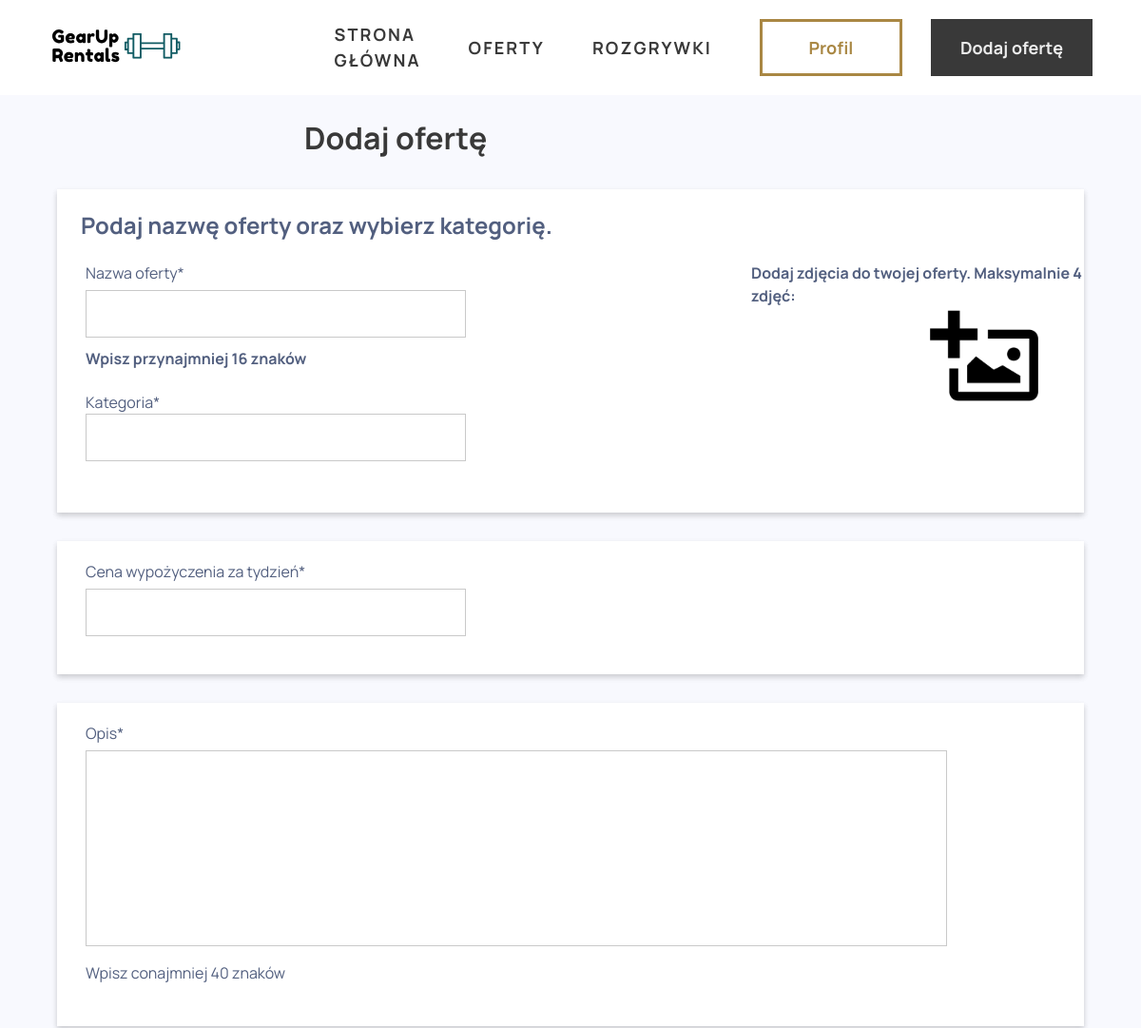
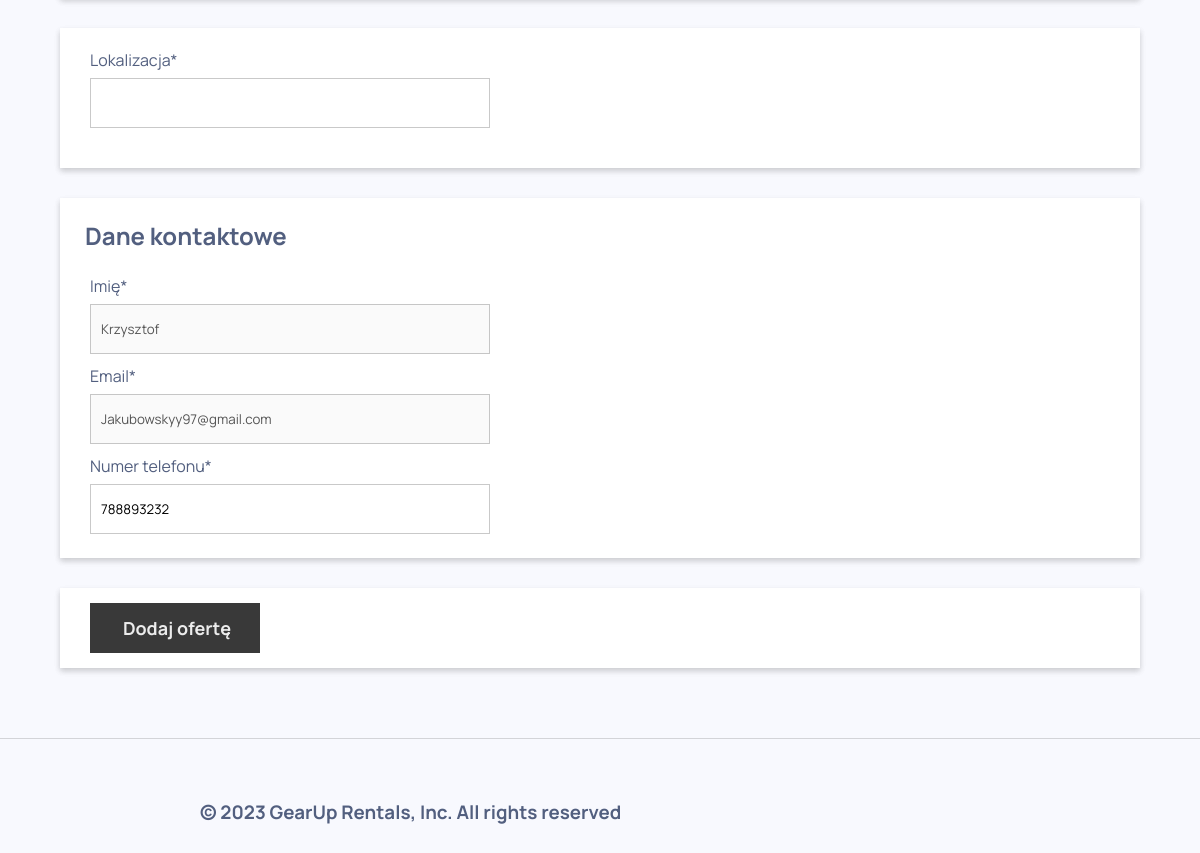
The page /addproduct.php (signed in) on the database its author committed (2 pictures, top to bottom).
### tables this page shows
CREATE TABLE `uzytkownicy` (
  `id` int(11) NOT NULL,
  `nazwa_uzytkownika` varchar(128) NOT NULL,
  `email` varchar(255) NOT NULL,
  `haslo` varchar(128) NOT NULL,
  `profile_pic` varchar(135) DEFAULT NULL,
  `plec` varchar(26) DEFAULT NULL,
  `numer_telefonu` varchar(250) DEFAULT NULL,
  `addressId` int(11) DEFAULT NULL,
  `imie` varchar(255) DEFAULT NULL,
  `nazwisko` varchar(255) DEFAULT NULL,
  `opis` text DEFAULT NULL
);

### Web/functionsinc.php (called while the page is built, shortened)
<?php
function getUserInfo($conn, $userId) {
    $sql = "SELECT * FROM uzytkownicy as u INNER JOIN adresy as a ON u.addressId = a.addressId WHERE u.id = ?";
    $stmt = mysqli_stmt_init($conn);
    if (!mysqli_stmt_prepare($stmt, $sql)) {
        header("Location: ../Web/profile.php?error=stmt_error");
        exit();
    }
    if (!mysqli_stmt_prepare($stmt, $sql)) {
        die("Błąd zapytania SQL: " . mysqli_error($conn));
    }
    mysqli_stmt_bind_param($stmt, "s", $userId);
    mysqli_stmt_execute($stmt);
    $resultData = mysqli_stmt_get_result($stmt);
    if ($row = mysqli_fetch_assoc($resultData)) {
        return $row;
    }
    return false;
}

### Web/addproduct.php (the view, shortened to what this page needs)
<!DOCTYPE html>
<html>
    <head>
        <link rel="stylesheet" href="../Styles/main.css">
        <link rel="stylesheet" href="../Styles/addProduct.css">
    </head>
    <body>
        <div class="app">
            <div class="app-root">
                <?php include_once("header.php");
                ?>
                <div class="content">
                    <div class="main-title">
                        <h1>Dodaj ofertę</h1>
                    </div>
                        <div class="container imageBox">
                            <h2 class="info">Podaj nazwę oferty oraz wybierz kategorię.</h2>
                            <form action="addproductinc.php" method="post" enctype="multipart/form-data">
                                <div class="form">
                                    <div>
                                        <div class="nazwaBox">
                                            <label for="Input">Nazwa oferty*</label><br>
                                            <input type="text" name="nazwa" id="nazwaInput" minlength="16" maxlength="96">
                                            <h4 class="info-input">Wpisz przynajmniej 16 znaków</h4>
                                        </div>
                                        <div class="kategoria">
                                            <label for="kategoriaInput">Kategoria*</label><br>
                                                <?php
                                                    require_once("dbh.php");
                                                    require_once("functionsinc.php");
                                                    $userInfo = getUserInfo($conn, $_SESSION['userid']);
                                                ?>
                                        </div>
                                    </div>
                                </div>
                                <div class="imageUploader">
                                    <label for="uploadImg" class="bold">Dodaj zdjęcia do twojej oferty. Maksymalnie 4 zdjęć: </label><br>
                                    <img src="../Images/upload.png" alt="upload images" onclick="document.getElementById('uploadInput').click();" class="uploadImg">
                                </div>
                        </div>
                        <div class="container container_location">
                            <div style="margin-top: 20px;">
                                <label for="cena" class="Label">Cena wypożyczenia za tydzień*</label><br>
                                <input name="cena" id="Input" type="number">
                            </div>
                        </div>
                        <div class="container">
                                <label for="Input" class="Label">Opis*</label>
                                <textarea name="opis" id="Input" cols="30" rows="10" maxlength="9000" minlength="40"></textarea>
                                <p>Wpisz conajmniej 40 znaków</p>
                        </div>
                        <div class="container container_location">
                                <label for="Input" class="Label">Lokalizacja*</label>
                                <input name="lokalizacja" id="Input" type="text">
                        </div>
                        <div class="container container_dane">
                        <h2 class="info">Dane kontaktowe</h2>
                        <div>
                            <label for="imie" class="Label">Imię*</label><br>
                            <input name="imie" id="imie" type="text" value="<?php echo($userInfo['imie']); ?>" disabled>
                        </div>
                        <div style="margin-top: 10px;">
                            <label for="email" class="Label">Email*</label><br>
                            <input name="email" id="email" type="text" value="<?php echo($userInfo['email']); ?>" disabled>
                        </div>
                        <div style="margin-top: 10px;">
                            <label for="numer" class="Label">Numer telefonu*</label><br>
                            <input name="numer" id="numer" type="tel" value="<?php echo($userInfo['numer_telefonu']); ?>">
                        </div>
                        </div>
                        <div class="container container_buttons">
                            <input type="submit" class="nav-button-1 nav-text bold buttons" value="Dodaj ofertę">
                        </div>
                </div>
                <?php include_once("footer.php") ?>
            </div>
        </div>
    </body>
</html>

### Styles/main.css (style rules this page uses)
* { font-family: "Manrope", sans-serif; }
body { margin: 0; }
.app-root { width: 100%; overflow-x: hidden !important; }
.app { display: flex; flex-direction: column; min-height: 100vh; position: relative; }
.bold { font-weight: 700; }
.nav-text { font-size: 18px; }
.nav-button-1 { color: #ececec; width: 170px; height: 60px; background: #393939; border: 3px solid #393939; border-radius: 0px; transition: background 1s, color 0.5s; }
.container { background-color: #FFF; position: relative; height: 90vh; width: 100%; }

### Styles/addProduct.css (style rules this page uses)
body { font-family: Open Sans, sans-serif; font-size: 1rem; font-weight: 400; line-height: 1.5; margin: 0; text-align: left; color: #525f7f; background-color: #f8f9fe; }
.container { max-width: 1250px; height: 340px; margin: 30px auto 30px; padding: 0 !important; width: 90%; background-color: #fff; box-shadow: 0 3px 6px rgba(0,0,0,0.10), 0 3px 6px rgba(0,0,0,0.10); display: flex; flex-direction: column; }
.main-title { width: fit-content; margin-left: 320px; color: #393939; }
.info { padding-left: 25px; height: fit-content; }
.info-input { margin-top: 10px; }
input { box-sizing: border-box; width: 400px; height: 50px; margin-top: 6px; padding-left: 10px; border: 1px solid rgba(102, 102, 102, 0.35); flex: none; order: 1; align-self: stretch; flex-grow: 0; }
.nazwaBox { position: relative; padding-left: 30px; }
.kategoria { position: relative; padding-left: 30px; }
.uploadImg { width: 150px; height: auto; cursor: pointer; position: absolute; top: 100px; left: 900px; }
.imageUploader { width: 100%; display: flex; align-items: center; flex-direction: column }
h2, h4 { width: fit-content; }
form { display: flex; }
.form { display: flex; flex-direction: column; padding-right: 300px; }
textarea { width: 900px; height: 200px; margin-top: 6px; border: 1px solid rgba(102, 102, 102, 0.35); resize: none; }
.Label, #Input, p, #imie, #email, #numer { margin-left: 30px; }
.Label { margin-top: 20px; }
.container_location { height: 140px; }
.container_dane { height: 360px; }
.container_buttons { height: 80px; display: flex; flex-direction: row; }
.buttons { height: 50px; margin-left: 30px; margin-top: 15px; }

### rows shown on the page
uzytkownicy: imie "Krzysztof", email "Jakubowskyy97@gmail.com", numer "788893232"
